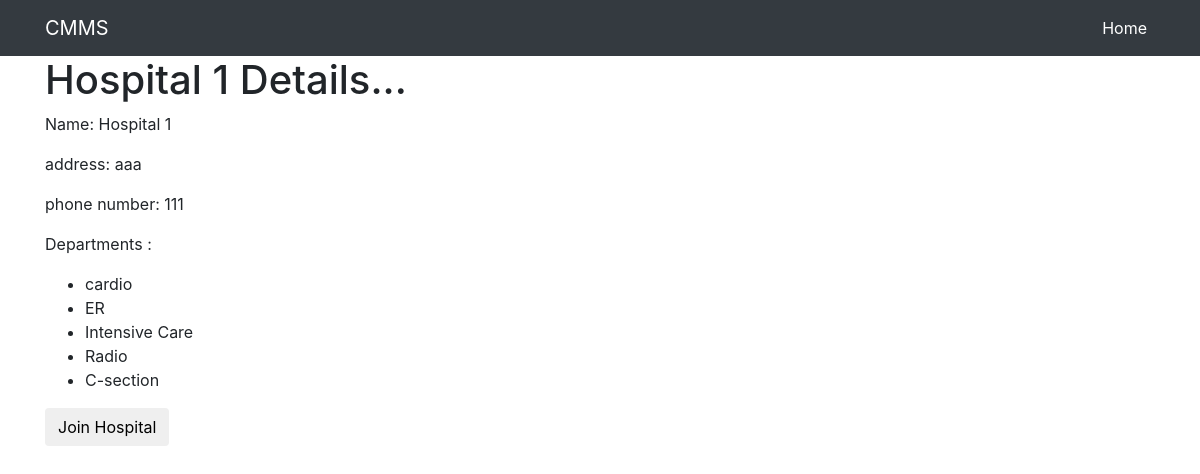
Page /med/hospital-details/1/ (signed in) on the committed database.
### med/models.py (models this page shows, shortened)
class Hospital(models.Model):
    name = models.CharField(_("Hospital Name"), max_length = 225, unique=True)
    address = models.TextField(_("Hospital Address"), null=True)
    phone_num = models.IntegerField()
    manager = models.OneToOneField(User, null=True, on_delete=models.CASCADE)

class Department(models.Model):
    name = models.CharField(_("Department Name"), max_length = 225, unique=True)
    hospital = models.ForeignKey(Hospital, null=True, on_delete=models.SET_NULL)

### med/views.py (the view)
# urls.py: path('hospital-details/<int:pk>/', HospitalDetailsView.as_view(), name ='hospital-details'),
class HospitalDetailsView(LoginRequiredMixin, DetailView):
    model = Hospital
    template_name = 'med/hospital_details.html'
    context_object_name = 'hospital'

### med/templates/med/hospital_details.html (shortened to what this page needs)
{% extends "dashboard/base.html" %}
{% block content %}
<h1>{{ hospital.name }} Details...</h1>
<p name = 'h'>Name: {{ hospital.name }}</p>
<p>address: {{ hospital.address }}</p>
<p>phone number: {{ hospital.phone_num }}</p>
<p>Departments : <br></p>
<ul>
    {% for dep in hospital.department_set.all %}
        <li>{{ dep.name }}</li>
    {% endfor %}
</ul>
<form action="{% url 'request-join-hospital' hospital.id user.id %}" method=POST>
    <button class='btn' id="approve-btn" type="submit">Join Hospital</button>
</form>
{% endblock content %}

### dashboard/static/dashboard/heroic-features.css (style rules this page uses)
body { padding-top: 56px; }

### rows in the picture
Hospital: name "Hospital 1", address "aaa", phone_num "111"
Department: name "cardio"
Department: name "ER"
Department: name "Intensive Care"
Department: name "Radio"
Department: name "C-section"
